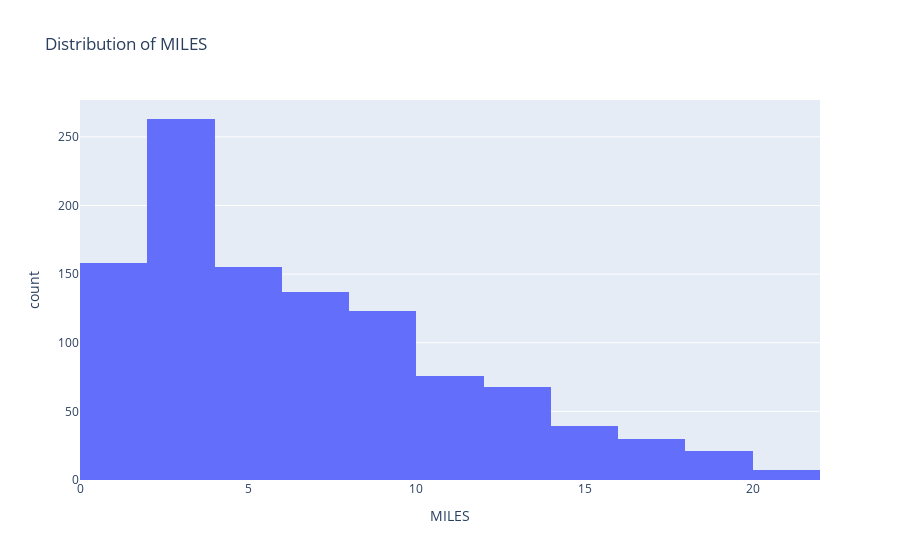

The notebook cell saved with this chart:
### Code cell
fig_histogram = px.histogram(df_cleaned, x='MILES', nbins=20, title='Distribution of MILES')
fig_histogram.show()

### Figure 1 — Plotly figure (JSON) as saved in the notebook; plotly's stock layout.template omitted (floating-point values rounded to 4 significant figures; data arrays with more than 128 entries replaced by an {"elided": "..."} marker saying what was removed)
{"data": [{"alignmentgroup": "True", "bingroup": "x", "hovertemplate": "MILES=%{x}<br>count=%{y}<extra></extra>", "legendgroup": "", "marker": {"color": "#636efa", "pattern": {"shape": ""}}, "name": "", "nbinsx": 20, "offsetgroup": "", "orientation": "v", "showlegend": false, "type": "histogram", "x": {"elided": "1077 float values"}, "xaxis": "x", "yaxis": "y"}], "layout": {"barmode": "relative", "legend": {"tracegroupgap": 0}, "title": {"text": "Distribution of MILES"}, "xaxis": {"anchor": "y", "domain": [0, 1], "title": {"text": "MILES"}}, "yaxis": {"anchor": "x", "domain": [0, 1], "title": {"text": "count"}}}}
